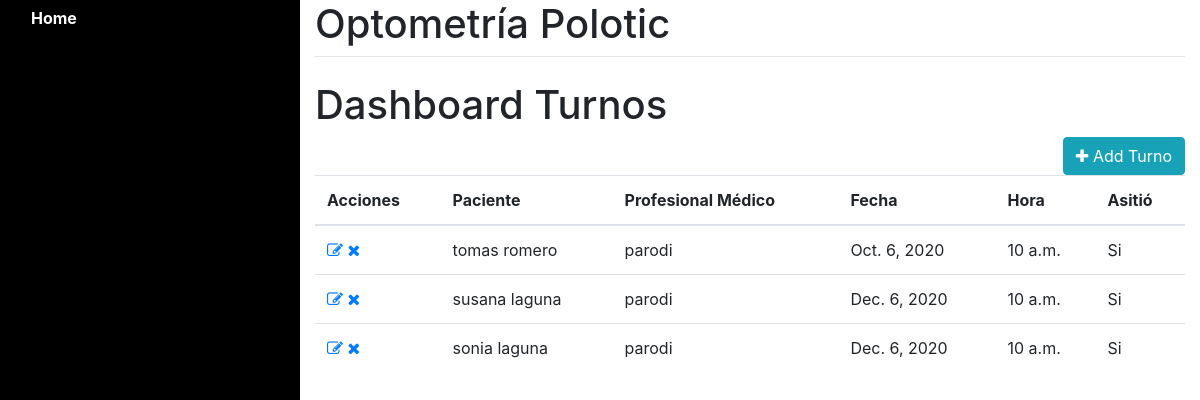
The app's page /turnos/, older data.
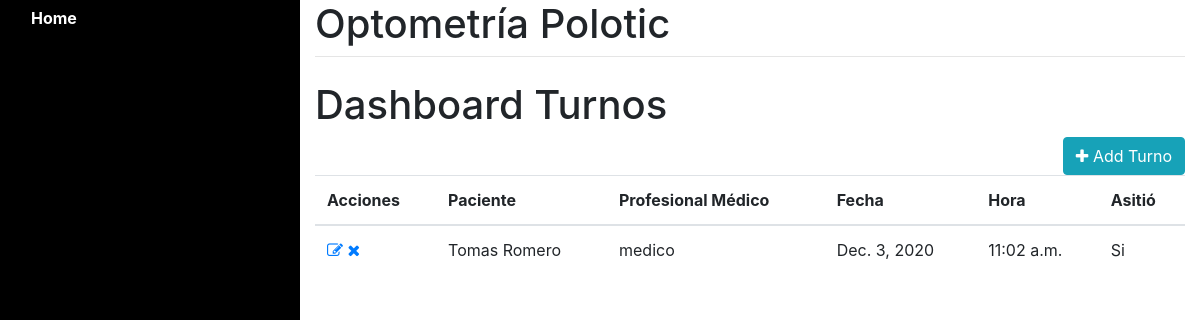
The same page, newer data.
### paciente/models.py (models this page shows, shortened)
class Turnos(models.Model):
    ASISTENCIA_CHOICES = (
        (1,"SI"),
        (2,"NO")
    )
    id_paciente=models.ForeignKey(Paciente,on_delete=models.CASCADE,related_name="paciente")
    id_usuario=models.ForeignKey(User,on_delete=models.CASCADE)
    fecha=models.DateField()
    hora=models.TimeField()
    asistencia=models.PositiveSmallIntegerField(choices=ASISTENCIA_CHOICES)

class Paciente(models.Model):
    GENERO_TYPE_CHOICES = (
        ('F',"FEMENINO"),
        ('M',"MASCULINO")
    )
    nombre =models.CharField(max_length=200)
    apellido=models.CharField(max_length=200)
    edad=models.IntegerField(blank=False)
    fechaNacimiento=models.DateField()
    genero=models.CharField(max_length=2,choices=GENERO_TYPE_CHOICES)
    email=models.EmailField()
    phone=models.CharField(max_length=13)
    direccion=models.CharField(max_length=300)
    documentoIdentidad=models.CharField("documento de identidad",max_length=10,unique=True)
    estatura=models.DecimalField(max_digits=6,decimal_places=2)
    peso=models.DecimalField(max_digits=6,decimal_places=2)

### users/models.py (models this page shows, shortened)
class User(AbstractUser):
      USER_TYPE_CHOICES = (
      (1, 'Secretaría'),
      (2, 'Profesional Médico'),
      (3, 'Ventas'),
      (4, 'Taller'),
      (5, 'Gerencia'),
  )
      rol = models.PositiveSmallIntegerField(choices=USER_TYPE_CHOICES)
      especialidad = models.TextField(max_length=200,default="")
      REQUIRED_FIELDS = ['rol','especialidad','first_name','last_name','email']

### paciente/views.py (the view)
# urls.py: path('turnos/', paciente.turnos,name="turnos"),
def turnos(request):
    turnos = Turnos.objects.all()
    return render(request, "turnos/dashboard.html",{"turnos":turnos})

### paciente/templates/turnos/dashboard.html (shortened to what this page needs)
{% extends "layout.html" %}
{% block body %}
<h1>Dashboard Turnos</h1>
<a href="{% url 'turnos_create' %}" class="btn btn-info" style="float:right"><i class="fa fa-plus"></i> Add Turno</a>
<table id="paciente" class="table table-condensed">
        <thead>
            <tr>
                <th>Acciones</th>
                <th>Paciente</th>
                <th>Profesional Médico</th>
                <th>Fecha</th>
                <th>Hora</th>
                <th>Asitió</th>
            </tr>
        </thead>
        <tbody>
            {% for turno in turnos %}
               <tr>
                   <td>
                       <a href="{% url 'turnos_edit' turno.id %}"><i class="fa fa-edit"></i></a>
                       <a href="{% url 'turnos_delete' turno.id %}" onclick="return deleteTurno()"><i class="fa fa-remove"></i></a>
                   </td>
                   <td>{{turno.id_paciente.nombre}} {{turno.id_paciente.apellido }}</td>
                   <td>{{turno.id_usuario.username}}</td>
                   <td>{{turno.fecha}}</td>
                   <td>{{turno.hora}}</td>
                   <td>{% if turno.asistencia == 1 %}
                          Si
                        {% else %}
                          No
                        {% endif %}
                   </td>
               </tr>
            {% endfor %}
        </tbody>
</table>
{% endblock %}

Row changes from the older to the newer data that the page shows:
removed Turnos: id_paciente.nombre "tomas", id_paciente.apellido "romero", id_usuario.username "parodi", fecha "Oct. 6, 2020", hora "10 a.m.", asistencia "Si"
removed Turnos: id_paciente.nombre "susana", id_paciente.apellido "laguna", id_usuario.username "parodi", fecha "Dec. 6, 2020", hora "10 a.m.", asistencia "Si"
removed Turnos: id_paciente.nombre "sonia", id_paciente.apellido "laguna", id_usuario.username "parodi", fecha "Dec. 6, 2020", hora "10 a.m.", asistencia "Si"
added Turnos: id_paciente.nombre "Tomas", id_paciente.apellido "Romero", id_usuario.username "medico", fecha "Dec. 3, 2020", hora "11:02 a.m.", asistencia "Si"
